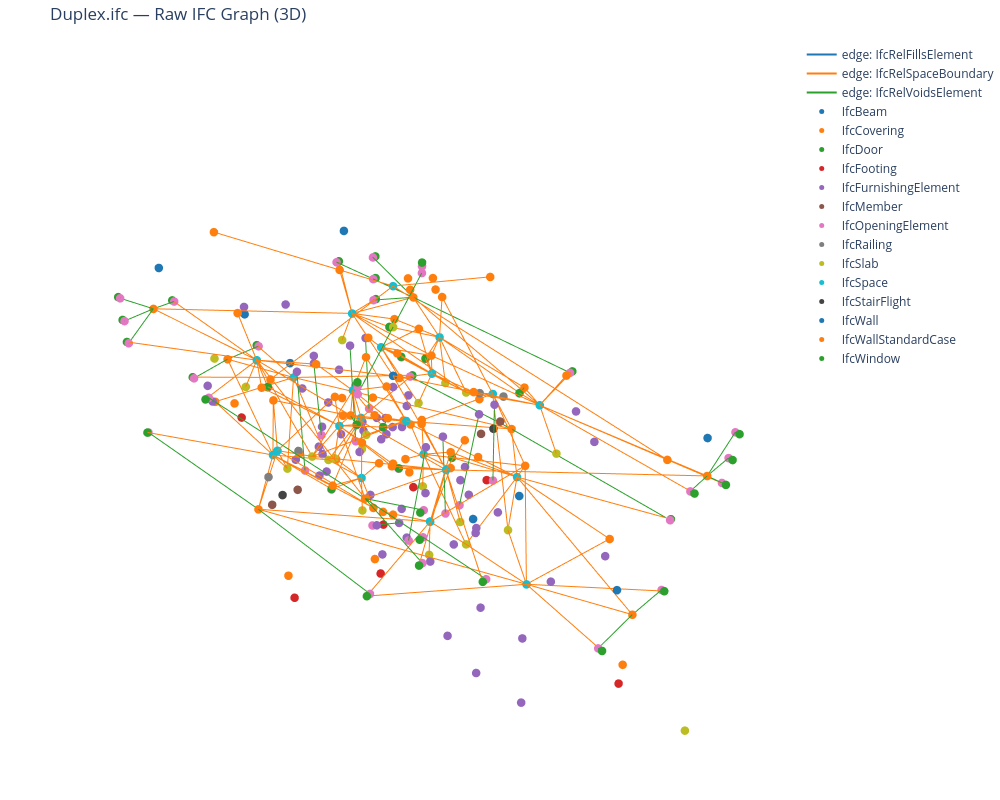

The notebook cell this image was saved under:
### Code cell
fig = plot_ifc_graph_3d(G_raw, title="Duplex.ifc — Raw IFC Graph (3D)", size=5)
fig.show()

### Figure 1 — Plotly figure (JSON) as saved in the notebook; plotly's stock layout.template omitted (floating-point values rounded to 4 significant figures; data arrays with more than 128 entries replaced by an {"elided": "..."} marker saying what was removed)
{"data": [{"hoverinfo": "skip", "line": {"color": "#1f77b4", "width": 2}, "mode": "lines", "name": "edge: IfcRelFillsElement", "type": "scatter3d", "x": [8.628, 8.591, null, 0.1719, 0.2085, null, 6.281, 6.288, null, 2.519, 2.512, null, 1.915, 1.915, null, 6.889, 6.889, null, 1.85, 1.85, null, 6.91, 6.91, null, 2.451, 2.444, null, 6.349, 6.356, null, 3.041, 3.041, null, 5.758, 5.758, null, 2.907, 2.907, null, 5.912, 5.912, null, 5.966, 5.966, null, 2.834, 2.834, null, 8.705, 8.591, null, 0.09514, 0.2085, null, 2.725, 2.725, null, 0.8265, 0.8265, null, 0.8265, 0.8265, null, 0.8265, 0.8265, null, 6.075, 6.075, null, 7.973, 7.973, null, 7.973, 7.973, null, 7.973, 7.973, null, 0.09514, 0.2085, null, 0.09514, 0.2085, null, 0.09514, 0.2085, null, 0.09537, 0.2085, null, 8.705, 8.592, null, 8.705, 8.591, null, 8.705, 8.591, null, 8.705, 8.591, null, 8.705, 8.591, null, 0.09514, 0.2085, null, 1.376, 1.376, null, 7.409, 7.409, null], "y": [-16.18, -16.18, null, -1.622, -1.622, null, -9.672, -9.672, null, -8.13, -8.13, null, -6.181, -6.188, null, -11.62, -11.61, null, -11.62, -11.61, null, -6.181, -6.188, null, -9.438, -9.438, null, -8.377, -8.377, null, -0.1301, -0.2085, null, -17.67, -17.59, null, -10.04, -10.03, null, -7.776, -7.783, null, -0.09514, -0.2085, null, -17.7, -17.59, null, -5.57, -5.57, null, -12.23, -12.23, null, -0.09514, -0.2085, null, -0.09514, -0.2085, null, -0.09537, -0.2085, null, -0.09514, -0.2085, null, -17.7, -17.59, null, -17.7, -17.59, null, -17.7, -17.59, null, -17.7, -17.59, null, -15.98, -15.98, null, -14.07, -14.07, null, -14.07, -14.07, null, -14.07, -14.07, null, -1.817, -1.817, null, -3.727, -3.727, null, -3.727, -3.727, null, -3.727, -3.727, null, -12.15, -12.15, null, -5.651, -5.651, null, -10.66, -10.67, null, -7.135, -7.135, null], "z": [1.02, 1.005, null, 1.02, 1.005, null, 1.031, 1.016, null, 1.031, 1.016, null, 4.131, 4.116, null, 4.131, 4.116, null, 4.131, 4.116, null, 4.131, 4.116, null, 4.131, 4.116, null, 4.131, 4.116, null, 1.221, 1.21, null, 1.221, 1.21, null, 4.131, 4.116, null, 4.131, 4.116, null, 1.31, 1.31, null, 1.31, 1.31, null, 1.2, 1.2, null, 1.2, 1.2, null, 4.405, 4.405, null, 3.58, 3.58, null, 4.405, 4.405, null, 5.231, 5.231, null, 4.405, 4.405, null, 3.58, 3.58, null, 4.405, 4.405, null, 5.231, 5.231, null, 4.405, 4.405, null, 5.231, 5.231, null, 3.58, 3.58, null, 4.405, 4.405, null, 4.405, 4.405, null, 5.231, 5.231, null, 4.405, 4.405, null, 3.58, 3.58, null, 4.3, 4.3, null, 4.3, 4.3, null, 6.581, 6.457, null, 6.581, 6.457, null]}, {"hoverinfo": "skip", "line": {"color": "#ff7f0e", "width": 2}, "mode": "lines", "name": "edge: IfcRelSpaceBoundary", "type": "scatter3d", "x": {"elided": "576 float values"}, "y": {"elided": "576 float values"}, "z": {"elided": "576 float values"}}, {"hoverinfo": "skip", "line": {"color": "#2ca02c", "width": 2}, "mode": "lines", "name": "edge: IfcRelVoidsElement", "type": "scatter3d", "x": {"elided": "144 float values"}, "y": {"elided": "144 float values"}, "z": {"elided": "144 float values"}}, {"hoverinfo": "text", "marker": {"color": "#1f77b4", "size": 5}, "mode": "markers", "name": "IfcBeam", "text": ["IfcBeam | id=36686", "IfcBeam | id=36892", "IfcBeam | id=37065", "IfcBeam | id=37195", "IfcBeam | id=37325", "IfcBeam | id=37456", "IfcBeam | id=37586", "IfcBeam | id=37716"], "type": "scatter3d", "x": [4.4, 3.358, 0.2666, 6.479, 4.4, 5.442, 8.533, 2.321], "y": [-13.71, -17.52, -15.46, -17.53, -4.089, -0.277, -2.338, -0.2712], "z": [2.949, 2.897, 5.797, 5.797, 2.949, 2.897, 5.797, 5.797]}, {"hoverinfo": "text", "marker": {"color": "#ff7f0e", "size": 5}, "mode": "markers", "name": "IfcCovering", "text": ["IfcCovering | id=23671", "IfcCovering | id=23768", "IfcCovering | id=23826", "IfcCovering | id=23884", "IfcCovering | id=23992", "IfcCovering | id=24060", "IfcCovering | id=24128", "IfcCovering | id=24186", "IfcCovering | id=24268", "IfcCovering | id=24326", "IfcCovering | id=24408", "IfcCovering | id=24476", "IfcCovering | id=24544"], "type": "scatter3d", "x": [2.904, 3.35, 3.35, 5.451, 5.894, 2.349, 6.451, 5.484, 7.405, 3.315, 1.388, 2.349, 6.451], "y": [-5.034, -8.701, -8.701, -9.161, -12.77, -4.403, -4.403, -8.87, -8.018, -8.93, -9.783, -13.4, -13.4], "z": [2.628, 2.628, 2.628, 2.628, 2.628, 5.729, 5.729, 5.729, 5.729, 5.729, 5.729, 5.729, 5.729]}, {"hoverinfo": "text", "marker": {"color": "#2ca02c", "size": 5}, "mode": "markers", "name": "IfcDoor", "text": ["IfcDoor | id=6652", "IfcDoor | id=6757", "IfcDoor | id=8066", "IfcDoor | id=8169", "IfcDoor | id=8283", "IfcDoor | id=8386", "IfcDoor | id=15962", "IfcDoor | id=16013", "IfcDoor | id=16064", "IfcDoor | id=16115", "IfcDoor | id=21821", "IfcDoor | id=21929", "IfcDoor | id=35318", "IfcDoor | id=35413"], "type": "scatter3d", "x": [8.628, 0.1719, 6.281, 2.519, 1.915, 6.889, 1.85, 6.91, 2.451, 6.349, 3.041, 5.758, 2.907, 5.912], "y": [-16.18, -1.622, -9.672, -8.13, -6.181, -11.62, -11.62, -6.181, -9.438, -8.377, -0.1301, -17.67, -10.04, -7.776], "z": [1.02, 1.02, 1.031, 1.031, 4.131, 4.131, 4.131, 4.131, 4.131, 4.131, 1.221, 1.221, 4.131, 4.131]}, {"hoverinfo": "text", "marker": {"color": "#d62728", "size": 5}, "mode": "markers", "name": "IfcFooting", "text": ["IfcFooting | id=23286", "IfcFooting | id=23369", "IfcFooting | id=23408", "IfcFooting | id=23446", "IfcFooting | id=23485", "IfcFooting | id=23524", "IfcFooting | id=23562"], "type": "scatter3d", "x": [8.591, 3.95, 0.2085, 4.4, 6.046, 4.4, 2.304], "y": [-8.9, -17.59, -8.45, -0.2085, -7.8, -9.35, -10], "z": [-1.4, -1.4, -1.4, -1.4, -1.4, -1.4, -1.4]}, {"hoverinfo": "text", "marker": {"color": "#9467bd", "size": 5}, "mode": "markers", "name": "IfcFurnishingElement", "text": ["IfcFurnishingElement | id=12574", "IfcFurnishingElement | id=12976", "IfcFurnishingElement | id=13331", "IfcFurnishingElement | id=13685", "IfcFurnishingElement | id=14040", "IfcFurnishingElement | id=14394", "IfcFurnishingElement | id=14749", "IfcFurnishingElement | id=15103", "IfcFurnishingElement | id=15463", "IfcFurnishingElement | id=15856", "IfcFurnishingElement | id=16149", "IfcFurnishingElement | id=16175", "IfcFurnishingElement | id=16261", "IfcFurnishingElement | id=16411", "IfcFurnishingElement | id=16485", "IfcFurnishingElement | id=16531", "IfcFurnishingElement | id=16563", "IfcFurnishingElement | id=16589", "IfcFurnishingElement | id=16615", "IfcFurnishingElement | id=16641", "IfcFurnishingElement | id=16667", "IfcFurnishingElement | id=16693", "IfcFurnishingElement | id=16719", "IfcFurnishingElement | id=16802", "IfcFurnishingElement | id=16884", "IfcFurnishingElement | id=16914", "IfcFurnishingElement | id=16940", "IfcFurnishingElement | id=16971", "IfcFurnishingElement | id=16997", "IfcFurnishingElement | id=17023", "IfcFurnishingElement | id=17341", "IfcFurnishingElement | id=17409", "IfcFurnishingElement | id=17532", "IfcFurnishingElement | id=17602", "IfcFurnishingElement | id=17716", "IfcFurnishingElement | id=17786", "IfcFurnishingElement | id=17815", "IfcFurnishingElement | id=17844", "IfcFurnishingElement | id=17873", "IfcFurnishingElement | id=17902", "IfcFurnishingElement | id=19275", "IfcFurnishingElement | id=20657", "IfcFurnishingElement | id=20726", "IfcFurnishingElement | id=20755", "IfcFurnishingElement | id=26941", "IfcFurnishingElement | id=29098", "IfcFurnishingElement | id=29127", "IfcFurnishingElement | id=31241", "IfcFurnishingElement | id=31313", "IfcFurnishingElement | id=31342", "IfcFurnishingElement | id=31371", "IfcFurnishingElement | id=31400", "IfcFurnishingElement | id=35783", "IfcFurnishingElement | id=35854", "IfcFurnishingElement | id=36125", "IfcFurnishingElement | id=36151", "IfcFurnishingElement | id=36423", "IfcFurnishingElement | id=36497", "IfcFurnishingElement | id=36526", "IfcFurnishingElement | id=36555", "IfcFurnishingElement | id=36584"], "type": "scatter3d", "x": [2.978, 3.65, 5.147, 5.819, 5.822, 5.15, 3.653, 2.981, 5.834, 6.834, 4.834, 3.074, 5.834, 3.074, 3.074, 4.574, 4.074, 5.074, 6.074, 2.966, 1.966, 3.966, 5.726, 2.966, 5.726, 5.726, 4.226, 4.726, 3.726, 2.726, 8.044, 6.283, 7.683, 7.983, 6.283, 0.8395, 2.601, 1.201, 0.9009, 2.601, 1.369, 6.693, 2.307, 7.431, 5.726, 3.966, 2.966, 1.966, 3.074, 4.834, 5.834, 6.834, 3.654, 3.654, 5.146, 5.146, 5.146, 0.782, 5.294, 3.73, 8.023], "y": [-11.56, -11.56, -11.56, -11.56, -6.243, -6.243, -6.243, -6.243, -6.9, -6.901, -6.9, -6.9, -7.215, -7.269, -5.73, -5.349, -5.73, -5.73, -5.73, -10.9, -10.9, -10.9, -10.9, -10.65, -10.53, -12.07, -12.45, -12.07, -12.07, -12.07, -2.3, -3.661, -3.6, -0.917, -2.217, -15.36, -13.99, -14.06, -16.74, -15.44, -3.826, -1.35, -16.44, -14.02, -10.68, -10.68, -10.68, -10.68, -7.115, -7.115, -7.115, -7.115, -9.645, -8.995, -8.82, -8.17, -9.157, -4.917, -0.817, -16.97, -12.89], "z": [4.205, 4.205, 4.205, 4.205, 4.205, 4.205, 4.205, 4.205, 0.5443, 0.5443, 0.5443, 0.5443, 0.9205, 0.9154, 0.5443, 0.9154, 0.5443, 0.5443, 0.5443, 0.5443, 0.5443, 0.5443, 0.5443, 0.8864, 0.9154, 0.5443, 0.9154, 0.5443, 0.5443, 0.5443, 0.38, 0.38, 0.4258, 0.4258, 0.311, 0.38, 0.38, 0.4258, 0.4258, 0.311, 3.313, 3.308, 3.308, 3.313, 1.522, 1.522, 1.522, 1.522, 1.522, 1.522, 1.522, 1.522, 3.543, 3.543, 3.543, 3.543, 0.4301, 3.545, 3.545, 3.545, 3.545]}, {"hoverinfo": "text", "marker": {"color": "#8c564b", "size": 5}, "mode": "markers", "name": "IfcMember", "text": ["IfcMember | id=9002", "IfcMember | id=9020", "IfcMember | id=32096", "IfcMember | id=32115"], "type": "scatter3d", "x": [8.358, 7.394, 1.406, 0.442], "y": [-9.905, -9.905, -7.895, -7.895], "z": [1.515, 1.515, 1.515, 1.515]}, {"hoverinfo": "text", "marker": {"color": "#e377c2", "size": 5}, "mode": "markers", "name": "IfcOpeningElement", "text": ["IfcOpeningElement | id=6293", "IfcOpeningElement | id=6517", "IfcOpeningElement | id=6569", "IfcOpeningElement | id=6743", "IfcOpeningElement | id=6794", "IfcOpeningElement | id=7011", "IfcOpeningElement | id=7063", "IfcOpeningElement | id=7280", "IfcOpeningElement | id=7497", "IfcOpeningElement | id=7729", "IfcOpeningElement | id=7781", "IfcOpeningElement | id=7833", "IfcOpeningElement | id=7885", "IfcOpeningElement | id=7937", "IfcOpeningElement | id=7989", "IfcOpeningElement | id=8155", "IfcOpeningElement | id=8206", "IfcOpeningElement | id=8372", "IfcOpeningElement | id=12583", "IfcOpeningElement | id=12985", "IfcOpeningElement | id=13340", "IfcOpeningElement | id=13694", "IfcOpeningElement | id=14049", "IfcOpeningElement | id=14403", "IfcOpeningElement | id=14758", "IfcOpeningElement | id=15112", "IfcOpeningElement | id=15885", "IfcOpeningElement | id=15999", "IfcOpeningElement | id=16050", "IfcOpeningElement | id=16101", "IfcOpeningElement | id=16306", "IfcOpeningElement | id=16847", "IfcOpeningElement | id=21705", "IfcOpeningElement | id=21915", "IfcOpeningElement | id=21966", "IfcOpeningElement | id=22018", "IfcOpeningElement | id=22070", "IfcOpeningElement | id=22122", "IfcOpeningElement | id=22174", "IfcOpeningElement | id=22226", "IfcOpeningElement | id=22278", "IfcOpeningElement | id=22330", "IfcOpeningElement | id=22382", "IfcOpeningElement | id=22434", "IfcOpeningElement | id=22533", "IfcOpeningElement | id=22546", "IfcOpeningElement | id=22506", "IfcOpeningElement | id=22520", "IfcOpeningElement | id=35241", "IfcOpeningElement | id=35399"], "type": "scatter3d", "x": [5.966, 2.834, 8.591, 0.2085, 8.591, 0.2085, 2.725, 0.8265, 0.8265, 0.8265, 6.075, 7.973, 7.973, 7.973, 6.288, 2.512, 1.915, 6.889, 2.533, 4.133, 4.702, 6.302, 6.305, 4.705, 4.136, 2.536, 1.85, 6.91, 2.444, 6.356, 6.433, 2.966, 3.041, 5.758, 0.2085, 0.2085, 0.2085, 0.2085, 8.592, 8.591, 8.591, 8.591, 8.591, 0.2085, 1.376, 7.409, 1.376, 7.409, 2.907, 5.912], "y": [-0.2085, -17.59, -16.18, -1.622, -5.57, -12.23, -0.2085, -0.2085, -0.2085, -0.2085, -17.59, -17.59, -17.59, -17.59, -9.672, -8.13, -6.188, -11.61, -11.93, -10.88, -11.93, -10.88, -6.371, -6.416, -6.371, -6.416, -11.61, -6.188, -9.438, -8.377, -7.719, -10.66, -0.2085, -17.59, -15.98, -14.07, -14.07, -14.07, -1.817, -3.727, -3.727, -3.727, -12.15, -5.651, -10.67, -7.135, -10.67, -7.135, -10.03, -7.783], "z": [1.31, 1.31, 1.005, 1.005, 1.2, 1.2, 4.405, 3.58, 4.405, 5.231, 4.405, 3.58, 4.405, 5.231, 1.016, 1.016, 4.116, 4.116, 1.081, 1.081, 1.081, 1.081, 1.081, 1.081, 1.081, 1.081, 4.116, 4.116, 4.116, 4.116, 0.88, 0.88, 1.21, 1.21, 4.405, 5.231, 3.58, 4.405, 4.405, 5.231, 4.405, 3.58, 4.3, 4.3, 6.229, 6.229, 6.457, 6.457, 4.116, 4.116]}, {"hoverinfo": "text", "marker": {"color": "#7f7f7f", "size": 5}, "mode": "markers", "name": "IfcRailing", "text": ["IfcRailing | id=9326", "IfcRailing | id=12184", "IfcRailing | id=32346", "IfcRailing | id=35163"], "type": "scatter3d", "x": [8.358, 7.371, 0.442, 1.429], "y": [-9.95, -9.758, -7.85, -8.042], "z": [2.522, 3.025, 2.522, 3.025]}, {"hoverinfo": "text", "marker": {"color": "#bcbd22", "size": 5}, "mode": "markers", "name": "IfcSlab", "text": ["IfcSlab | id=5165", "IfcSlab | id=5267", "IfcSlab | id=6132", "IfcSlab | id=6247", "IfcSlab | id=20792", "IfcSlab | id=20903", "IfcSlab | id=20958", "IfcSlab | id=21013", "IfcSlab | id=21080", "IfcSlab | id=21147", "IfcSlab | id=21195", "IfcSlab | id=21336", "IfcSlab | id=21401", "IfcSlab | id=21449", "IfcSlab | id=21497", "IfcSlab | id=21545", "IfcSlab | id=21610", "IfcSlab | id=21658", "IfcSlab | id=22492", "IfcSlab | id=37777", "IfcSlab | id=37864"], "type": "scatter3d", "x": [4.308, 4.472, 1.608, 7.2, 2.349, 6.451, 6.451, 2.349, 1.85, 6.942, 3.268, 5.532, 5.809, 3.321, 5.498, 3.302, 2.99, 5.478, 4.395, 5.5, 3.3], "y": [-5.889, -11.91, -8.44, -9.36, -4.403, -4.403, -13.39, -13.4, -9.111, -8.692, -8.93, -8.87, -12.45, -11.49, -9.161, -8.639, -5.353, -6.315, -8.9, 2.191, -19.99], "z": [-0.0635, -0.0635, 2.948, 2.948, 3.11, 3.11, 3.11, 3.11, 3.11, 3.11, 3.107, 3.107, 0.0095, 0.0065, 0.0065, 0.0065, 0.0095, 0.0065, 6.229, -0.062, -0.062]}, {"hoverinfo": "text", "marker": {"color": "#17becf", "size": 5}, "mode": "markers", "name": "IfcSpace", "text": ["IfcSpace | id=514", "IfcSpace | id=819", "IfcSpace | id=1928", "IfcSpace | id=2108", "IfcSpace | id=2412", "IfcSpace | id=3197", "IfcSpace | id=3325", "IfcSpace | id=3456", "IfcSpace | id=3586", "IfcSpace | id=3707", "IfcSpace | id=1627", "IfcSpace | id=67", "IfcSpace | id=212", "IfcSpace | id=1782", "IfcSpace | id=2637", "IfcSpace | id=1059", "IfcSpace | id=355", "IfcSpace | id=2789", "IfcSpace | id=1442", "IfcSpace | id=3013", "IfcSpace | id=1218"], "type": "scatter3d", "x": [6.686, 7.09, 3.302, 2.114, 1.704, 5.532, 3.268, 7.876, 0.9242, 4.4, 5.491, 3.308, 3.322, 5.478, 3.268, 5.532, 5.498, 2.346, 6.358, 2.434, 6.455], "y": [-11.97, -8.251, -8.639, -5.833, -9.551, -7.256, -10.55, -10.07, -7.915, -8.9, -2.809, -14.99, -11.49, -6.315, -8.41, -9.398, -9.161, -5.146, -5.037, -12.76, -12.65], "z": [1.31, 4.528, 1.307, 1.31, 4.528, 4.407, 4.407, 3.137, 2.817, 7.5, 1.31, 1.31, 1.307, 1.307, 4.407, 4.407, 1.307, 4.41, 4.41, 4.41, 4.41]}, {"hoverinfo": "text", "marker": {"color": "#444444", "size": 5}, "mode": "markers", "name": "IfcStairFlight", "text": ["IfcStairFlight | id=8970", "IfcStairFlight | id=32063"], "type": "scatter3d", "x": [7.876, 0.9242], "y": [-10.02, -7.781], "z": [1.529, 1.529]}, {"hoverinfo": "text", "marker": {"color": "#1f77b4", "size": 5}, "mode": "markers", "name": "IfcWall", "text": ["IfcWall | id=5399"], "type": "scatter3d", "x": [4.4], "y": [-8.9], "z": [4.62]}, {"hoverinfo": "text", "marker": {"color": "#ff7f0e", "size": 5}, "mode": "markers", "name": "IfcWallStandardCase", "text": ["IfcWallStandardCase | id=4131", "IfcWallStandardCase | id=4287", "IfcWallStandardCase | id=4399", "IfcWallStandardCase | id=4465", "IfcWallStandardCase | id=4553", "IfcWallStandardCase | id=4598", "IfcWallStandardCase | id=4643", "IfcWallStandardCase | id=4818", "IfcWallStandardCase | id=4868", "IfcWallStandardCase | id=4918", "IfcWallStandardCase | id=4968", "IfcWallStandardCase | id=5057", "IfcWallStandardCase | id=5106", "IfcWallStandardCase | id=5775", "IfcWallStandardCase | id=5859", "IfcWallStandardCase | id=6036", "IfcWallStandardCase | id=6080", "IfcWallStandardCase | id=3999", "IfcWallStandardCase | id=4087", "IfcWallStandardCase | id=5448", "IfcWallStandardCase | id=5548", "IfcWallStandardCase | id=4508", "IfcWallStandardCase | id=4219", "IfcWallStandardCase | id=5642", "IfcWallStandardCase | id=5903", "IfcWallStandardCase | id=5731", "IfcWallStandardCase | id=5992", "IfcWallStandardCase | id=5687", "IfcWallStandardCase | id=5948", "IfcWallStandardCase | id=3797", "IfcWallStandardCase | id=4043", "IfcWallStandardCase | id=5498", "IfcWallStandardCase | id=5598", "IfcWallStandardCase | id=22663", "IfcWallStandardCase | id=22708", "IfcWallStandardCase | id=22753", "IfcWallStandardCase | id=22798", "IfcWallStandardCase | id=24596", "IfcWallStandardCase | id=24680", "IfcWallStandardCase | id=24723", "IfcWallStandardCase | id=24768", "IfcWallStandardCase | id=24813", "IfcWallStandardCase | id=31431", "IfcWallStandardCase | id=31476", "IfcWallStandardCase | id=35199", "IfcWallStandardCase | id=35357", "IfcWallStandardCase | id=35452", "IfcWallStandardCase | id=35497", "IfcWallStandardCase | id=37913", "IfcWallStandardCase | id=37970", "IfcWallStandardCase | id=38015", "IfcWallStandardCase | id=38060", "IfcWallStandardCase | id=38105", "IfcWallStandardCase | id=38150", "IfcWallStandardCase | id=38195", "IfcWallStandardCase | id=38240"], "type": "scatter3d", "x": [2.538, 6.282, 2.517, 4.4, 5.498, 6.262, 4.4, 8.592, 4.191, 0.2085, 6.283, 2.517, 4.4, 3.315, 3.315, 5.484, 5.484, 8.591, 0.2085, 1.921, 6.879, 6.288, 2.512, 1.688, 7.114, 1.625, 7.155, 2.444, 6.356, 4.469, 4.261, 8.591, 0.2085, 4.4, 8.591, 4.191, 0.2085, 6.206, 4.106, 3.302, 4.694, 2.517, 4.694, 4.106, 3.087, 5.722, 1.493, 7.307, 7.382, 6.867, 7.436, 7.951, 1.349, 0.8345, 1.403, 1.918], "y": [-2.209, -7.829, -9.972, -8.9, -10.31, -15.59, -0.2085, -9.109, -17.59, -8.9, -7.8, -10, -8.9, -6.758, -11.07, -6.728, -11.04, -10.29, -7.584, -0.2085, -17.59, -9.604, -8.197, -6.188, -11.61, -11.61, -6.188, -9.2, -8.608, -0.2085, -17.59, -5.674, -12.13, -0.2085, -9.109, -17.59, -8.9, -7.506, -8.653, -7.492, -9.223, -10.29, -8.87, -8.93, -10.03, -7.783, -7.988, -9.812, -6.567, -7.162, -7.703, -7.108, -10.1, -10.69, -11.23, -10.64], "z": [1.398, 1.398, 1.398, 1.398, 1.398, 1.398, -0.625, -0.625, -0.625, -0.625, -0.625, -0.625, -0.6885, 4.55, 4.55, 4.55, 4.55, 1.252, 1.252, 4.434, 4.434, 1.207, 1.207, 4.211, 4.211, 4.333, 4.333, 4.333, 4.333, 1.357, 1.357, 4.412, 4.412, 6.304, 6.304, 6.304, 6.304, 1.398, 1.55, 1.398, 1.398, 1.398, 4.398, 4.398, 4.333, 4.333, 2.856, 2.856, 5.856, 5.856, 5.856, 5.856, 5.856, 5.856, 5.856, 5.856]}, {"hoverinfo": "text", "marker": {"color": "#2ca02c", "size": 5}, "mode": "markers", "name": "IfcWindow", "text": ["IfcWindow | id=6426", "IfcWindow | id=6531", "IfcWindow | id=6921", "IfcWindow | id=7025", "IfcWindow | id=7190", "IfcWindow | id=7407", "IfcWindow | id=7639", "IfcWindow | id=7743", "IfcWindow | id=7795", "IfcWindow | id=7847", "IfcWindow | id=7899", "IfcWindow | id=7951", "IfcWindow | id=21980", "IfcWindow | id=22032", "IfcWindow | id=22084", "IfcWindow | id=22136", "IfcWindow | id=22188", "IfcWindow | id=22240", "IfcWindow | id=22292", "IfcWindow | id=22344", "IfcWindow | id=22396", "IfcWindow | id=22448", "IfcWindow | id=23162", "IfcWindow | id=23251"], "type": "scatter3d", "x": [5.966, 2.834, 8.705, 0.09514, 2.725, 0.8265, 0.8265, 0.8265, 6.075, 7.973, 7.973, 7.973, 0.09514, 0.09514, 0.09514, 0.09537, 8.705, 8.705, 8.705, 8.705, 8.705, 0.09514, 1.376, 7.409], "y": [-0.09514, -17.7, -5.57, -12.23, -0.09514, -0.09514, -0.09537, -0.09514, -17.7, -17.7, -17.7, -17.7, -15.98, -14.07, -14.07, -14.07, -1.817, -3.727, -3.727, -3.727, -12.15, -5.651, -10.66, -7.135], "z": [1.31, 1.31, 1.2, 1.2, 4.405, 3.58, 4.405, 5.231, 4.405, 3.58, 4.405, 5.231, 4.405, 5.231, 3.58, 4.405, 4.405, 5.231, 4.405, 3.58, 4.3, 4.3, 6.581, 6.581]}], "layout": {"height": 800, "margin": {"b": 0, "l": 0, "r": 0, "t": 40}, "scene": {"aspectmode": "data", "xaxis": {"visible": false}, "yaxis": {"visible": false}, "zaxis": {"visible": false}}, "showlegend": true, "title": {"text": "Duplex.ifc — Raw IFC Graph (3D)"}, "width": 1000}}
